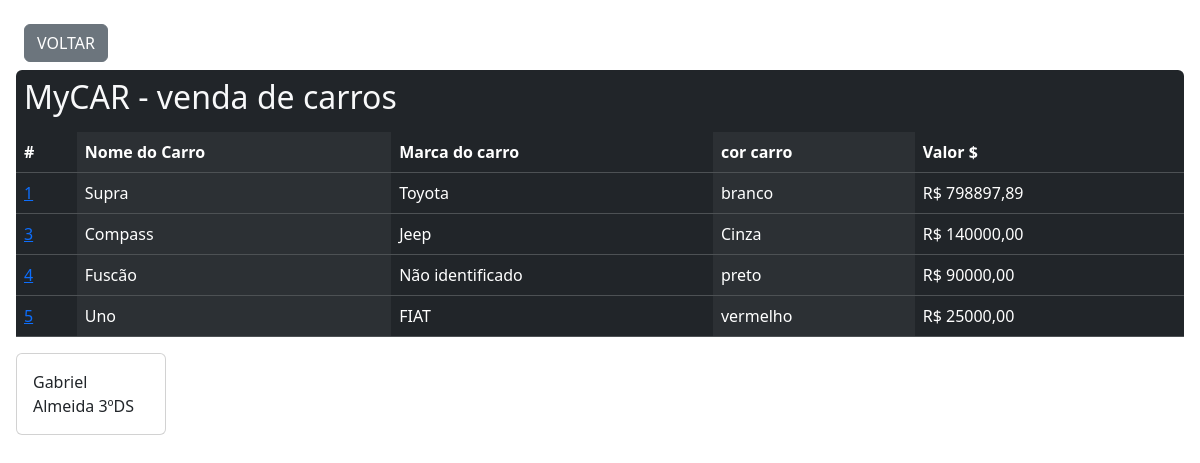
The page / on the database its author committed.
### core/models.py (models this page shows, shortened)
class Carro(models.Model):
    nome = models.CharField(max_length=100, verbose_name='Nome')
    marca = models.CharField(max_length=100, verbose_name='Marca')
    cor = models.CharField(max_length=19, verbose_name='Cor do carro')
    valor = models.DecimalField(decimal_places=2 , max_digits=10, verbose_name='Valor')
    class Meta:
        verbose_name ='Carro'
        verbose_name_plural ='Carros'

### core/views.py (the view)
# urls.py: path('', index, name='index')
def index(request):
    carros = Carro.objects.all()
    context ={
        'carros': carros
    }
    return render(request, 'index.html', context)

### core/templates/index.html (shortened to what this page needs)
{% load static %}
<!DOCTYPE html>
<html lang="pt-BR">
<head>
<link href="https://cdn.jsdelivr.net/npm/bootstrap@5.3.7/dist/css/bootstrap.min.css" rel="stylesheet">
</head>
<body>
    <div class="container-fluid p-3 rounded-bottom">
        <a href="http://127.0.0.1:8000/admin" class="btn btn-secondary m-2">VOLTAR</a>
        <nav class="navbar bg-dark p-2 rounded-top">
            <p class="h2 text-light text-center">MyCAR - venda de carros</p>
        </nav>
        <table class="table table-dark table-hover table-striped-columns">
            <thead>
                <tr>
                    <th scope="col">#</th>
                    <th scope="col">Nome do Carro</th>
                    <th scope="col">Marca do carro</th>
                    <th scope="col">cor carro</th>
                    <th scope="col">Valor $</th>
                </tr>
            </thead>
            <tbody>
                {% for carro in carros %}
                <tr>
                    <td>
                        <a href="#">{{ carro.id }}</a>
                    </td>
                    <td>{{ carro.nome }}</td>
                    <td>{{ carro.marca }}</td>
                    <td>{{ carro.cor }}</td>
                    <td>R$ {{ carro.valor }}</td>
                </tr>
                {% empty %}
                <tr colspan="3">
                    <td>Nenhum produto encontrado</td>
                </tr>
                {% endfor%}
            </tbody>
        </table>
<div class="card" style="width: 150px;">
  <div class="card-body" >
    Gabriel Almeida 3ºDS
  </div>
</div>
    </div>
 </body>
</html>

### rows shown on the page
Carro: id "1", nome "Supra", marca "Toyota", cor "branco", valor "798897,89"
Carro: id "3", nome "Compass", marca "Jeep", cor "Cinza", valor "140000,00"
Carro: id "4", nome "Fuscão", marca "Não identificado", cor "preto", valor "90000,00"
Carro: id "5", nome "Uno", marca "FIAT", cor "vermelho", valor "25000,00"
